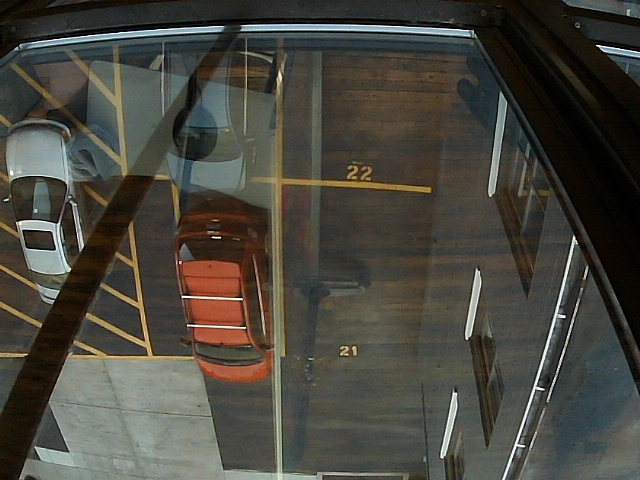
#> input picture images/parking-vision-01-img_2019-12-20_07-53-55.jpg, 640 x 480 px
$ python compare.py
#> lines starting #> are read from the running program, lines starting #| are printed output that depends on the picture
# import the necessary packages
from skimage.metrics import structural_similarity as ssim
import numpy as np
import cv2

def mse(imageA, imageB):
	# the 'Mean Squared Error' between the two images is the
	# sum of the squared difference between the two images;
	# NOTE: the two images must have the same dimension
	result = np.sum((imageA.astype("float") - imageB.astype("float")) ** 2)
	result /= float(imageA.shape[0] * imageA.shape[1])

	# return the MSE, the lower the error, the more "similar"
	# the two images are
	return result

def compare_images(imageA, imageB, title):
	# compute the mean squared error and structural similarity
	# index for the images
	m = mse(imageA, imageB)
	s = ssim(imageA, imageB)

	print("%s: MSE: %.2f, SSIM: %.2f" % (title, m, s))

# load the images -- the original, the original + contrast,
# and the original + photoshop
different = cv2.imread("images/parking-vision-01-img_2019-12-20_07-53-55.jpg")
#> different is the input picture: shape (480, 640, 3); mean B, G, R 62.1, 70.5, 72.1
repeat = cv2.imread("images/parking-vision-01-img_2019-12-19_10-01-21.jpg")
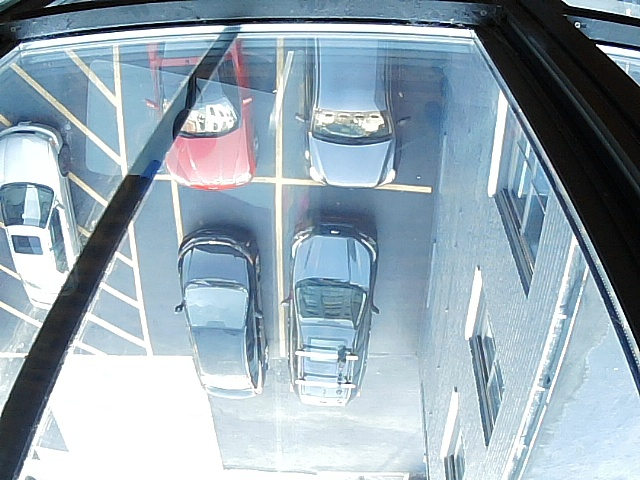
#> input picture images/parking-vision-01-img_2019-12-19_10-01-21.jpg, 640 x 480 px
#> repeat is the input picture: shape (480, 640, 3); mean B, G, R 179.8, 167.8, 149.8
original = cv2.imread("images/parking-vision-01-img_2019-12-19_10-21-59.jpg")
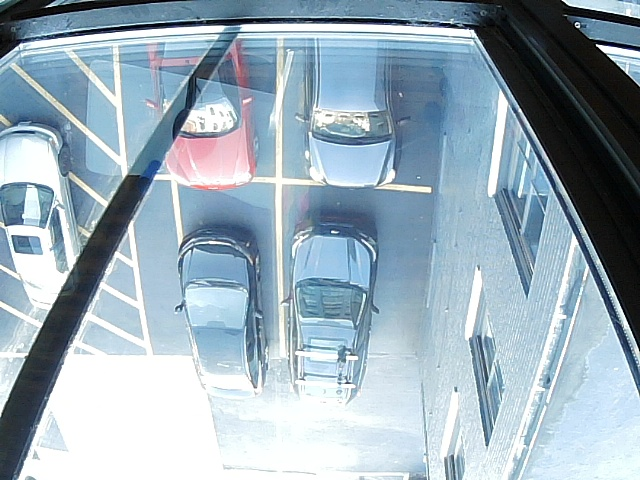
#> input picture images/parking-vision-01-img_2019-12-19_10-21-59.jpg, 640 x 480 px
#> original is the input picture: shape (480, 640, 3); mean B, G, R 185, 172.5, 153.4

# convert the images to grayscale
original = cv2.cvtColor(original, cv2.COLOR_BGR2GRAY)
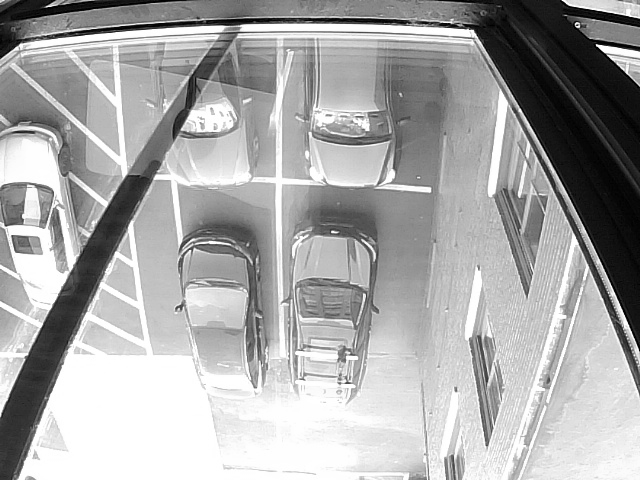
#> original: shape (480, 640); min 0, max 255, mean 168.2
repeat = cv2.cvtColor(repeat, cv2.COLOR_BGR2GRAY)
#> repeat: shape (480, 640)
different = cv2.cvtColor(different, cv2.COLOR_BGR2GRAY)
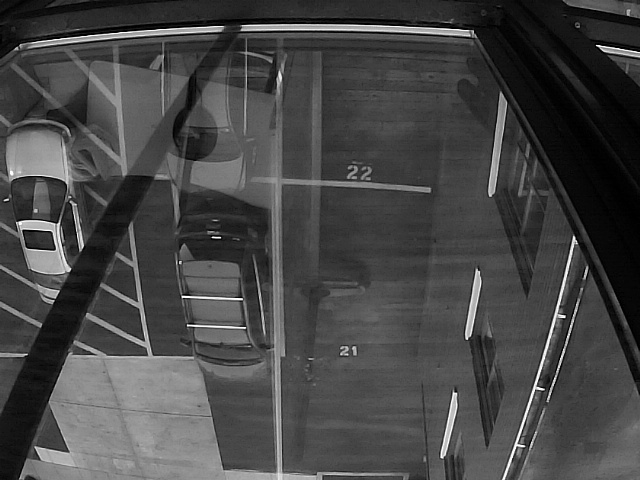
#> different: shape (480, 640); min 0, max 255, mean 70

# compare the images
compare_images(original, original, "Original vs. Original")
#> in mse, `result = np.sum((imageA.astype("float") - imageB.astype("float")) ** 2)`: result = 0
#> in compare_images, `s = ssim(imageA, imageB)`: s = 1
#| Original vs. Original: MSE: 0.00, SSIM: 1.00
compare_images(original, repeat, "Original vs. Repeat")
#| Original vs. Repeat: MSE: 64.06, SSIM: 0.93
compare_images(original, different, "Original vs. Different")
#| Original vs. Different: MSE: 12236.89, SSIM: 0.39
